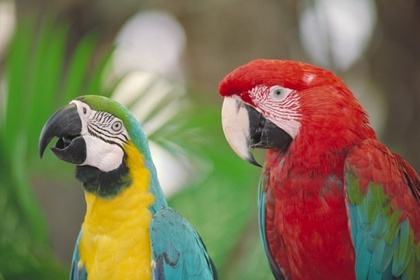
%> input picture project2/example_input/parrots.jpg, 420 x 280 px, shrunk from 615 x 410 before the run
$ octave main.m   (GNU Octave 9; MATLAB toolbox functions it lacks are replaced by stand-ins)
%> lines starting %> are read from the running program, lines starting %| are printed output that depends on the picture; in (x1, y1, x2, y2) boxes, pixels count from 0 and x2, y2 are one past the last pixel; in counts of white or black regions, pixels touching at a corner belong together; the program's own positions count from 1
### project2/dos_rgb2ycbcr.m
function [ ycbcr_img ] = dos_rgb2ycbcr( rgb_img )
% DOS_RGB2YCBCR converts RGB image to a Y'CbCr image
%
% detailed explanation:
%
%   Function takes as an input a 3-D RGB image, where each channel contains
%   gamma-corrected doubles in the range [0,1] and outputs a 3-D matrix whose
%   components are: Y' - illumination [0,1], Cb and Cr [-0.5,0.5] - chroma components
%
% Input:
%               rgb_img - RGB image, double format, range = [0,1]
%
%%%%%%%%%%%%%%%%%%%%%%%%%%%%%% EXAMPLE %%%%%%%%%%%%%%%%%%%%%%%%%%%%%%%%%%%%
% [4 lines of commented-out code are left out]
%%%%%%%%%%%%%%%%%%%%%%%%%%%%%%%%%%%%%%%%%%%%%%%%%%%%%%%%%%%%%%%%%%%%%%%%%%%
%
% created: 6.11.2016 (Aleksa Gordic)

% extract the red, green and blue color channels
R =  rgb_img( :, :, 1);
G =  rgb_img( :, :, 2);
B =  rgb_img( :, :, 3);

% constants for the standard: REC. 709 – HDTV
Kb =0.0722;
Kr =0.2126;

% conversion from RGB to Y'CbCr
Y = Kr*R + (1-Kr-Kb)*G + Kb*B;
Cb = (0.5*(B-Y))/(1-Kb);
Cr  = (0.5*(R-Y))/(1-Kr);

% pack into a 3-D matrix
ycbcr_img(:,:,1) = Y;
ycbcr_img(:,:,2) = Cb;
ycbcr_img(:,:,3) = Cr;

end

### project2/dos_rgb2xyz.m
function [ Ixyz ] = dos_rgb2xyz( Irgb, primaries, white, tf_params )
%DOS_RGB2XYZ converts RGB image to a XYZ image
%
% Input:
%               Irgb - RGB image, double format, range = [0,1]
%               primaries - coordinates of R,G and B primary colors in X,Y,Z
%               white - coordinates of white color in X,Y,Z
%               tf_params - parameters of a gamma correction function
%
%%%%%%%%%%%%%%%%%%%%%%%%%%%%%% EXAMPLE %%%%%%%%%%%%%%%%%%%%%%%%%%%%%%%%%%%%
% rgb_img = imread('example.jpg');
% xyz_img = dos_rgb2xyz(rgb_img,primaries,white,tf_params);
% X = xyz_img(:,:,1); % extract the X channel
%%%%%%%%%%%%%%%%%%%%%%%%%%%%%%%%%%%%%%%%%%%%%%%%%%%%%%%%%%%%%%%%%%%%%%%%%%%
%
% created: 6.11.2016 (Aleksa Gordic)

% extract the information from the input
Xr = primaries.R(1);
Yr = primaries.R(2);
Zr = primaries.R(3);
Xg = primaries.G(1);
Yg = primaries.G(2);
Zg = primaries.G(3);
Xb = primaries.B(1);
Yb = primaries.B(2);
Zb = primaries.B(3);
Xw = white(1);
Yw = white(2);
Zw = white(3);

t = tf_params.t;
f = tf_params.f;
gamma = tf_params.gamma;
s = tf_params.s;

% extract the color channels
R = Irgb(:,:,1);
G = Irgb(:,:,2);
B = Irgb(:,:,3);

% extract the size information
N = size(R,1);
M = size(R,2);

% init the matrices
X = zeros(N,M);
Y = X;
Z = X;

% some helper matrices we'll need later in processing
P = [Xr Xg Xb; Yr Yg Yb; Zr Zg Zb]; % primaries
Pinv = inv(P);
W = [Xw Yw Zw]';
S = Pinv*W;
Sr = S(1);
Sg = S(2);
Sb = S(3);
T = [Sr*Xr Sg*Xg Sb*Xb; Sr*Yr Sg*Yg Sb*Yb; Sr*Zr Sg*Zg Sb*Zb]; % transformation matrix

% [29 lines of commented-out code are left out]
I1 = R <= s*t;
I2 = R > s*t;
R(I1) = R(I1)./s;
R(I2) = nthroot((R(I2)+f)/(1+f),gamma);

I1 = G <= s*t;
I2 = G > s*t;
G(I1) = G(I1)./s;
G(I2) = nthroot((G(I2)+f)/(1+f),gamma);

I1 = B <= s*t;
I2 = B > s*t;
B(I1) = B(I1)./s;
B(I2) = nthroot((B(I2)+f)/(1+f),gamma);

% convert from linear RGB to XYZ
for i = 1:1:N
    for j = 1:1:M
       Lin = [R(i,j) G(i,j) B(i,j)]';
       XYZ = T*Lin;
       X(i,j) = XYZ(1);
       Y(i,j) = XYZ(2);
       Z(i,j) = XYZ(3);
    end
end

% pack into a 3-D matrix
Ixyz(:,:,1) = X;
Ixyz(:,:,2) = Y;
Ixyz(:,:,3) = Z;

end

### project2/h.m
function [ Y ] = h( X )
% H helper function for the forward conversion (from XYZ to Lab)
%
% created: 7.11.2016 (Aleksa Gordic)

boundary = 0.008856;
Y = X;

% if bigger than boundary apply the 3rd root function
a = X(X > boundary);
a = nthroot(a,3);

% if smaller apply the linear relation
b = X(X<=boundary);
b = 7.787*b + 16/116;

% logical matrices
I1 = X>boundary;
I2 = X<=boundary;

% logical indexing
Y(I1) = a;
Y(I2) = b;

end

### project2/dos_rgb2lab.m
function [ lab ] = dos_rgb2lab( Irgb, primaries, white, tf_params )
%DOS_RGB2LAB convert RGB image to a Lab image
%
% Input:
%               Irgb - RGB image, double format, range = [0,1]
%               primaries - coordinates of R,G and B primary colors in X,Y,Z
%               white - coordinates of white color in X,Y,Z
%               tf_params - parameters of a gamma correction function
%
%%%%%%%%%%%%%%%%%%%%%%%%%%%%%% EXAMPLE %%%%%%%%%%%%%%%%%%%%%%%%%%%%%%%%%%%%
% rgb_img = imread('example.jpg');
% lab_img = dos_rgb2lab(rgb_img,primaries,white,tf_params);
% L = lab_img(:,:,1); % extract the luma component
%%%%%%%%%%%%%%%%%%%%%%%%%%%%%%%%%%%%%%%%%%%%%%%%%%%%%%%%%%%%%%%%%%%%%%%%%%%
%
% created: 6.11.2016 (Aleksa Gordic)

% convert to XYZ color space
Ixyz = dos_rgb2xyz(Irgb, primaries, white, tf_params);

X = Ixyz(:,:,1);
Y = Ixyz(:,:,2);
Z = Ixyz(:,:,3);
Xw = white(1);
Yw = white(2);
Zw = white(3);

% convert from XYZ to Lab
% function h(x) is defined in h.m
L = 116*(h(Y/Yw))-16;
a = 500*(h(X/Xw) - h(Y/Yw));
b = 200*(h(Y/Yw) - h(Z/Zw));

% saturation arithmetic
L(L>100) = 100;
L(L<0) = 0;

% pack into a 3-D matrix
lab(:,:,1) = L;
lab(:,:,2) = a;
lab(:,:,3) = b;

end

### project2/h_inv.m
function [ Y ] = h_inv( X )
% H_INV helper function for the inverse conversion (from Lab to XYZ)
%
% created: 7.11.2016 (Aleksa Gordic)

boundary = 7.787*0.008856 + 16/116;
Y = X;

% raise to power of 3 all of the elements bigger than the boundary
a = X(X>boundary);
a = a.^3;

% apply linear relation for all of the elements smaller or equal
b = X(X<=boundary);
b = (b - 16/116)./7.787;

% logical indexing matrices
I1 = X>boundary;
I2 = X<=boundary;

% logical indexing
Y(I1) = a;
Y(I2) = b;

end

### project2/dos_xyz2rgb.m
function [ Irgb ] = dos_xyz2rgb( Ixyz, primaries, white, tf_params )
%DOS_XYZ2RGB converts XYZ image to a RGB image
%
% Input:
%               Ixyz - XYZ image, double format
%               primaries - coordinates of R,G and B primary colors in X,Y,Z
%               white - coordinates of white color in X,Y,Z
%               tf_params - parameters of a gamma correction function
%
%%%%%%%%%%%%%%%%%%%%%%%%%%%%%% EXAMPLE %%%%%%%%%%%%%%%%%%%%%%%%%%%%%%%%%%%%
% [4 lines of commented-out code are left out]
%%%%%%%%%%%%%%%%%%%%%%%%%%%%%%%%%%%%%%%%%%%%%%%%%%%%%%%%%%%%%%%%%%%%%%%%%%%
%
% created: 6.11.2016 (Aleksa Gordic)

% extract the information from the input
Xr = primaries.R(1);
Yr = primaries.R(2);
Zr = primaries.R(3);
Xg = primaries.G(1);
Yg = primaries.G(2);
Zg = primaries.G(3);
Xb = primaries.B(1);
Yb = primaries.B(2);
Zb = primaries.B(3);
Xw = white(1);
Yw = white(2);
Zw = white(3);

t = tf_params.t;
f = tf_params.f;
gamma = tf_params.gamma;
s = tf_params.s;

% extract the X,Y and Z channels
X = double(Ixyz(:,:,1));
Y = double(Ixyz(:,:,2));
Z = double(Ixyz(:,:,3));

% extract the size information
N = size(X,1);
M = size(X,2);

% some helper matrices we'll need later in processing
P = [Xr Xg Xb; Yr Yg Yb; Zr Zg Zb];
Pinv = inv(P);
W = [Xw Yw Zw]';
S = Pinv*W;
Sr = S(1);
Sg = S(2);
Sb = S(3);
T = [Sr*Xr Sg*Xg Sb*Xb; Sr*Yr Sg*Yg Sb*Yb; Sr*Zr Sg*Zg Sb*Zb];
Tinv = inv(T);

% init the matrices
R = zeros(N,M);
G = R;
B = R;

% convert from XYZ to linear RGB
for i = 1:1:N
    for j = 1:1:M
        XYZ = [X(i,j) Y(i,j) Z(i,j)]';
        RGB = Tinv*XYZ;
        R(i,j) = RGB(1);
        G(i,j) = RGB(2);
        B(i,j) = RGB(3);
    end
end

% saturation arithmetic because of the create_illusion function
R(R>1) = 1;
R(R<0) = 0;
G(G>1) = 1;
G(G<0) = 0;
B(B>1) = 1;
B(B<0) = 0;

% convert from linear RGB to sRGB
I1 = R>t;
I2 = R<=t;
R(I1) = (1+f)*(R(I1).^gamma)-f;
R(I2) = R(I2)*s;

I1 = G>t;
I2 = G<=t;
G(I1) = (1+f)*(G(I1).^gamma)-f;
G(I2) = G(I2)*s;

I1 = B>t;
I2 = B<=t;
B(I1) = (1+f)*(B(I1).^gamma)-f;
B(I2) = B(I2)*s;

% pack into a 3-D matrix
Irgb(:,:,1) = R;
Irgb(:,:,2) = G;
Irgb(:,:,3) = B;

end

### project2/create_illusion.m
function [ Igray, Icolor_neg ] = create_illusion( Irgb, color_proc )
% CREATE_ILLUSION creates a simple optical illusion
%
% detailed explanation:
%
%   Function takes as an input a 3-D RGB image, where each channel contains
%   gamma-corrected doubles in the range [0,1] and outputs 2 images a
%   grayscale one and one with inverted colors.
%
%   If you stare about 30 seconds into the color picture and then if you
%   look at the grayscale it will appear to be correctly colored.
%
% Input:
%
%               rgb_img - RGB image, double format, range = [0,1]
%               color_proc - choose a color system for processing the illusion
%               options: 'lab', 'ycbcr', 'hsv'
%
%%%%%%%%%%%%%%%%%%%%%%%%%%%%%% EXAMPLE %%%%%%%%%%%%%%%%%%%%%%%%%%%%%%%%%%%%
% [6 lines of commented-out code are left out]
%%%%%%%%%%%%%%%%%%%%%%%%%%%%%%%%%%%%%%%%%%%%%%%%%%%%%%%%%%%%%%%%%%%%%%%%%%%
%
% created: 7.11.2016 (Aleksa Gordic)

% sRGB color system parameters

% R (red) component
x=0.64;
y = 0.33;
Xr = x/y; Yr = 1; Zr = (1-x-y)/y;
% G (green) component
x = 0.3;
y = 0.6;
Xg = x/y; Yg = 1; Zg = (1-x-y)/y;
% B (blue) component
x = 0.15;
y = 0.06;
Xb = x/y; Yb = 1; Zb = (1-x-y)/y;
% W (white) point
x=0.3127;
y=0.329;
Xw = x/y; Yw = 1; Zw = (1-x-y)/y;
% group the data into a structure
primaries = struct ('R',[Xr Yr Zr],'G',[Xg Yg Zg],'B',[Xb Yb Zb]);
white = [Xw Yw Zw];
% parameters for the gamma transformation
tf_params = struct('t',0.003138,'f',0.055,'gamma',1/2.4,'s',12.92);

% list of possible options
a = 'ycbcr';
b = 'hsv';
c = 'lab';

% convert input to lowercase
color_proc = lower(color_proc);

if (strcmp(a,color_proc))
    Iycbcr = dos_rgb2ycbcr(Irgb);
    % Igray equals the luma matrix
    Igray = Iycbcr(:,:,1);
    Cb =  Iycbcr(:,:,2);
    Cr =  Iycbcr(:,:,3);
    % convert back to RGB and we get a negative
    Iycbcr(:,:,1) = mean(Igray(:)); Iycbcr(:,:,2) = -Cb; Iycbcr(:,:,3) = -Cr;
    Icolor_neg = dos_ycbcr2rgb(Iycbcr);
elseif (strcmp(b,color_proc))
    Ihsv = rgb2hsv(Irgb);
    H = Ihsv(:,:,1);
    S = Ihsv(:,:,2);
    Igray = Ihsv(:,:,3);

    % invert the hue component
    I1 = H>=0.5;
    I2 = H<0.5;
    a = H(I1);
    a = a-0.5;
    b = H(I2);
    b = b+0.5;
    H(I1) = a;
    H(I2) = b;
    % convert back to RGB and we get a negative
    Ihsv(:,:,1) = H; Ihsv(:,:,2) = S; Ihsv(:,:,3) = mean(Igray(:));
    Icolor_neg = hsv2rgb(Ihsv);
elseif(strcmp(c,color_proc))
    Ilab = dos_rgb2lab(Irgb,primaries,white,tf_params);
    L = Ilab(:,:,1);
    a = Ilab(:,:,2);
    b = Ilab(:,:,3);
    % create Igray
    Igray = L/100;
    % convert back to RGB and we get a negative
    Ilab(:,:,1) = mean(L(:)); Ilab(:,:,2) = -a; Ilab(:,:,3) = -b;
    Icolor_neg = dos_lab2rgb(Ilab,primaries,white,tf_params);
else
    disp('Error: wrong option, possible options are = {"hsv","lab","ycbcr"}');
    O = zeros(size(Irgb,1),size(Irgb,2));
    % init all of the matrices to zero
    Igray = O;
    Icolor_neg(:,:,1)= O;
    Icolor_neg(:,:,2)=O;
    Icolor_neg(:,:,3)=O;
end

end

### project2/dos_lab2rgb.m
function [ Irgb ] = dos_lab2rgb( Ilab, primaries, white, tf_params )
%DOS_LAB2RGB convert Lab image to a RGB image
%
% Input:
%               Ilab - Lab image, double format
%               primaries - coordinates of R,G and B primary colors in X,Y,Z
%               white - coordinates of white color in X,Y,Z
%               tf_params - parameters of a gamma correction function
%
%%%%%%%%%%%%%%%%%%%%%%%%%%%%%% EXAMPLE %%%%%%%%%%%%%%%%%%%%%%%%%%%%%%%%%%%%
% [4 lines of commented-out code are left out]
%%%%%%%%%%%%%%%%%%%%%%%%%%%%%%%%%%%%%%%%%%%%%%%%%%%%%%%%%%%%%%%%%%%%%%%%%%%
%
% created: 6.11.2016 (Aleksa Gordic)

L = double(Ilab(:,:,1));
a = double(Ilab(:,:,2));
b = double(Ilab(:,:,3));

Xw = white(1);
Yw = white(2);
Zw = white(3);

% convert from Lab to XYZ
% h_inv defined in h_inv.m
Y = Yw*h_inv((L+16)/116);
X = Xw*h_inv(a/500 + (L+16)/116);
Z = Zw*h_inv(-b/200 +(L+16)/116);

Ixyz(:,:,1) = X;
Ixyz(:,:,2) = Y;
Ixyz(:,:,3) = Z;

% convert from XYZ to RGB
Irgb = dos_xyz2rgb(Ixyz, primaries, white, tf_params);

end

### project2/dos_ycbcr2rgb.m
function [ rgb_image ] = dos_ycbcr2rgb( ycbcr_image )
%  DOS_YCBCR2RGB converts Y'CbCr image to a RGB image
%
%  detailed explanation:
%
%  Function takes as an input a 3-D Y'CbCr matrix and converts it
%  into a 3-D RGB matrix where each channel is of a double type and [0,1]
%
% Input:
%              YCbCr image,
%              Y: range: [0,1]
%              Cb,Cr: range: [-0.5,0.5]
%              double format
%
%%%%%%%%%%%%%%%%%%%%%%%%%%%%%% EXAMPLE %%%%%%%%%%%%%%%%%%%%%%%%%%%%%%%%%%%%
% [4 lines of commented-out code are left out]
%%%%%%%%%%%%%%%%%%%%%%%%%%%%%%%%%%%%%%%%%%%%%%%%%%%%%%%%%%%%%%%%%%%%%%%%%%%
%
% created: 6.11.2016 (Aleksa Gordic)

Y = ycbcr_image(:,:,1);
Cb = ycbcr_image(:,:,2);
Cr = ycbcr_image(:,:,3);

% constants for the standard: REC. 709 – HDTV
Kb =0.0722;
Kr =0.2126;

% conversion from Y'CbCr to RGB
R = 2*Cr*(1-Kr) + Y;
B = 2*Cb*(1-Kb) + Y;
G = (Y - Kr*R - Kb*B)./(1-Kr-Kb);

% create_illsion function requires this saturation arithmetic part:
R(R<0) = 0; G(G<0) = 0; B(B<0) = 0;
R(R>1) = 1; G(G>1) = 1; B(B>1) = 1;

% pack into a 3-D matrix
rgb_image(:,:,1) = R;
rgb_image(:,:,2) = G;
rgb_image(:,:,3) = B;

end

### project2/main.m
% main program for generating the spanish-castle-like illusion

%% cleans the workspace
clear all;
close all;
clc;

%% main initialization logic

% sRGB color system parameters

% R (red) component
x=0.64;
y = 0.33;
Xr = x/y; Yr = 1; Zr = (1-x-y)/y;
% G (green) component
x = 0.3;
y = 0.6;
Xg = x/y; Yg = 1; Zg = (1-x-y)/y;
% B (blue) component
x = 0.15;
y = 0.06;
Xb = x/y; Yb = 1; Zb = (1-x-y)/y;
% W (white) point
x=0.3127;
y=0.329;
Xw = x/y; Yw = 1; Zw = (1-x-y)/y;
% group the data into a structure
primaries = struct ('R',[Xr Yr Zr],'G',[Xg Yg Zg],'B',[Xb Yb Zb]);
white = [Xw Yw Zw];
% parameters for the gamma transformation
tf_params = struct('t',0.003138,'f',0.055,'gamma',1/2.4,'s',12.92);

% CODE STARTS HERE:

% CHANGE THIS:
input_img = 'example_input/parrots.jpg';
output_img_gray = 'example_output/gray.jpg';
output_img_neg = 'example_output/neg.jpg';

% load the input image
Irgb = imread(input_img);
%> Irgb is the input picture: size 280x420x3 uint8; mean R, G, B 127.7, 114.9, 83.3
% convert to double and scale to [0,1] range
Irgb = im2double(Irgb);
%> Irgb: size 280x420x3 double

figure(200); imshow(Irgb); title('Original sRGB image');

%% demonstration of using the dos_rgb2ycbcr function

Iycbcr = dos_rgb2ycbcr(Irgb);
Y = Iycbcr(:,:,1);  % [0,1]
Cb = Iycbcr(:,:,2); % [-0.5,0.5]
Cr = Iycbcr(:,:,3); % [-0.5,0.5]
figure(1);
imshow(Y);
figure(2);
imshow(Cb,[]); colormap(gca, 'jet');
figure(3);
imshow(Cr,[]); colormap(gca,'jet');

%% demonstration of using the dos_rgb2lab function

Ilab = dos_rgb2lab(Irgb,primaries,white,tf_params);
%> in dos_rgb2xyz, `I1 = R <= s*t;`: I1: size 280x420 logical; every value is 0
%> in dos_rgb2xyz, `I2 = R > s*t;`: I2: size 280x420 logical; every value is 1
%> in dos_rgb2xyz, `I1 = G <= s*t;`:
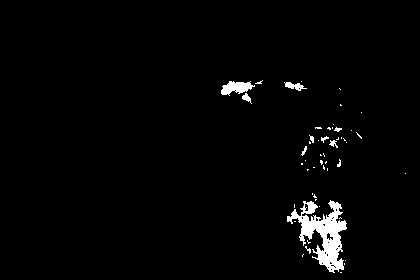
%> I1: size 280x420 logical; 2.2% white; 51 white regions (42 under 20 px), largest, box (x1, y1, x2, y2) and area: (287, 200, 347, 273) 1832, (221, 81, 255, 96) 299, (284, 82, 307, 91) 103
%> in dos_rgb2xyz, `G(I1) = G(I1)./s;`: G: size 280x420 double; min 0, max 1, mean 0.45; mean of the top-left, top-right, bottom-left and bottom-right quarters 0.544, 0.398, 0.55, 0.309
%> in dos_rgb2xyz, `I1 = B <= s*t;`: I1: size 280x420 logical; 0.97% white; 23 white regions (19 under 20 px), largest, box (x1, y1, x2, y2) and area: (91, 199, 125, 228) 474, (128, 146, 147, 186) 372, (81, 245, 94, 264) 126, (143, 228, 149, 251) 71
%> in dos_rgb2xyz, `B(I1) = B(I1)./s;`: B: size 280x420 double; min 0, max 0.973, mean 0.327; mean of the top-left, top-right, bottom-left and bottom-right quarters 0.381, 0.355, 0.326, 0.244
%> in dos_rgb2xyz, `Ixyz(:,:,3) = Z;`:
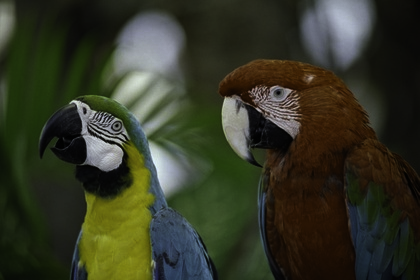
%> Ixyz: size 280x420x3 double; mean R, G, B 0.211, 0.223, 0.155; drawn with min black and max white
%> in h, `b = X(X<=boundary);`: b = 38 values, max 0.00885 at index 26, min 0.00427 at index 34, mean 0.00761
%> in h, `b = 7.787*b + 16/116;`: b = 38 values, max 0.207 at index 26, min 0.171 at index 34, mean 0.197
%> in h, `I1 = X>boundary;`: I1: size 280x420 logical; 100% white; black in thin lines or dots, all inside (x1, y1, x2, y2) = (58, 93, 407, 177)
%> in h, `Y(I2) = b;`: Y: size 280x420 double; min 0.171, max 0.992, mean 0.57
%> in dos_rgb2lab, `L = 116*(h(Y/Yw))-16;`:
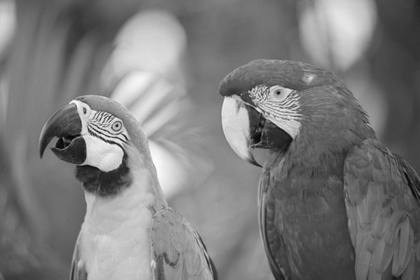
%> L: size 280x420 double; min 3.86, max 99.06, mean 50.1; drawn with min black and max white
%> in h (call 2), `b = X(X<=boundary);`: b = 32 values, max 0.00874 at index 7, min 0.00457 at index 30, mean 0.00746
%> in h (call 2), `b = 7.787*b + 16/116;`: b = 32 values, max 0.206 at index 7, min 0.174 at index 30, mean 0.196
%> in h (call 2), `I1 = X>boundary;`: I1: size 280x420 logical; 100% white; black in thin lines or dots, all inside (x1, y1, x2, y2) = (60, 93, 279, 148)
%> in h (call 2), `Y(I1) = a;`:
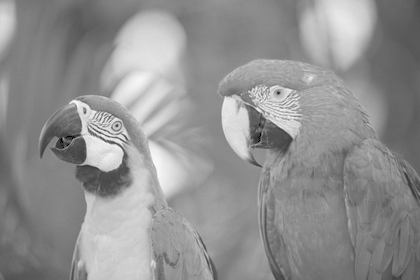
%> Y: size 280x420 double; min 0.00457, max 0.986, mean 0.571
%> in h (call 2), `Y(I2) = b;`: Y: size 280x420 double; 0.03% of pixels changed, all inside (x1, y1, x2, y2) = (60, 93, 279, 148)
%> in dos_rgb2lab, `a = 500*(h(X/Xw) - h(Y/Yw));`:
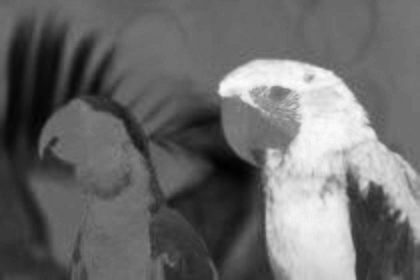
%> a: size 280x420 double; min -45.64, max 64.66, mean 0.7; drawn with min black and max white
%> in h (call 5), `b = X(X<=boundary);`: b = 134 values, max 0.00882 at index 66, min 0.000698 at index 85, mean 0.00693
%> in h (call 5), `b = 7.787*b + 16/116;`: b = 134 values, max 0.207 at index 66, min 0.143 at index 85, mean 0.192
%> in h (call 5), `I1 = X>boundary;`: I1: size 280x420 logical; 99.9% white; black in thin lines or dots, all inside (x1, y1, x2, y2) = (57, 93, 420, 197)
%> in h (call 5), `Y(I2) = b;`:
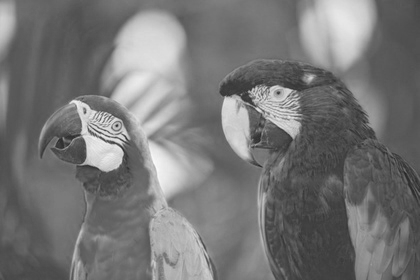
%> Y: size 280x420 double; min 0.143, max 0.981, mean 0.465
%> in dos_rgb2lab, `lab(:,:,3) = b;`:
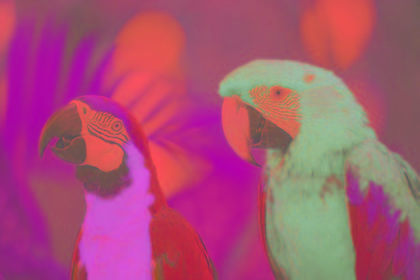
%> lab: size 280x420x3 double; mean R, G, B 50.1, 0.7, 21; drawn with min black and max white
L = Ilab(:,:,1); % [0,100]
a = Ilab(:,:,2);
b = Ilab(:,:,3);
figure(4)
imshow(L,[]);
figure(5)
imshow(a,[]); colormap(gca, 'jet');
figure(6)
imshow(b,[]); colormap(gca, 'jet');

%% demonstration of using the dos_rgb2xyz function

Ixyz = dos_rgb2xyz(Irgb,primaries,white,tf_params);
X = Ixyz(:,:,1);
Y = Ixyz(:,:,2);
Z = Ixyz(:,:,3);
figure(7)
imshow(X,[]); colormap(gca, 'jet');
figure(8)
imshow(Y,[]); colormap(gca, 'jet');
figure(9)
imshow(Z,[]); colormap(gca, 'jet');

%% reverse transform - demonstration of using the dos_lab2rgb function

I_rgb = dos_lab2rgb(Ilab,primaries,white,tf_params);
%> in h_inv, `b = X(X<=boundary);`: b = 38 values, max 0.207 at index 26, min 0.171 at index 34, mean 0.197
%> in h_inv, `b = (b - 16/116)./7.787;`: b = 38 values, max 0.00885 at index 26, min 0.00427 at index 34, mean 0.00761
%> in h_inv, `Y(I2) = b;`: Y: size 280x420 double; min 0.00427, max 0.976, mean 0.223; mean of the top-left, top-right, bottom-left and bottom-right quarters 0.273, 0.204, 0.282, 0.133
%> in h_inv (call 2), `Y(I2) = b;`: Y: size 280x420 double; min 0.00457, max 0.958, mean 0.222; mean of the top-left, top-right, bottom-left and bottom-right quarters 0.251, 0.232, 0.26, 0.145
R = I_rgb(:,:,1);
G = I_rgb(:,:,2);
B = I_rgb(:,:,3);
figure(10)
imshow(R); colormap('jet');
figure(11)
imshow(G); colormap('jet');
figure(12)
imshow(B); colormap('jet');
figure(300)
imshow(I_rgb);

%% using the create_illusion function - YCbCr color system

[gray,negative] = create_illusion(Irgb,'ycbcr');
figure(13)
imshow(gray)
figure(14);
imshow(negative);
imwrite(gray,output_img_gray);
imwrite(negative,output_img_neg);

%% using the create_illusion function - HSV color system

[gray,negative] = create_illusion(Irgb,'hsv');
figure(15)
imshow(gray)
figure(16);
imshow(negative);
imwrite(gray,output_img_gray);
imwrite(negative,output_img_neg);

%% using the create_illusion function - Lab color system

[gray,negative] = create_illusion(Irgb,'lab');
figure(17)
imshow(gray)
figure(18);
imshow(negative);
imwrite(gray,output_img_gray);
imwrite(negative,output_img_neg);
